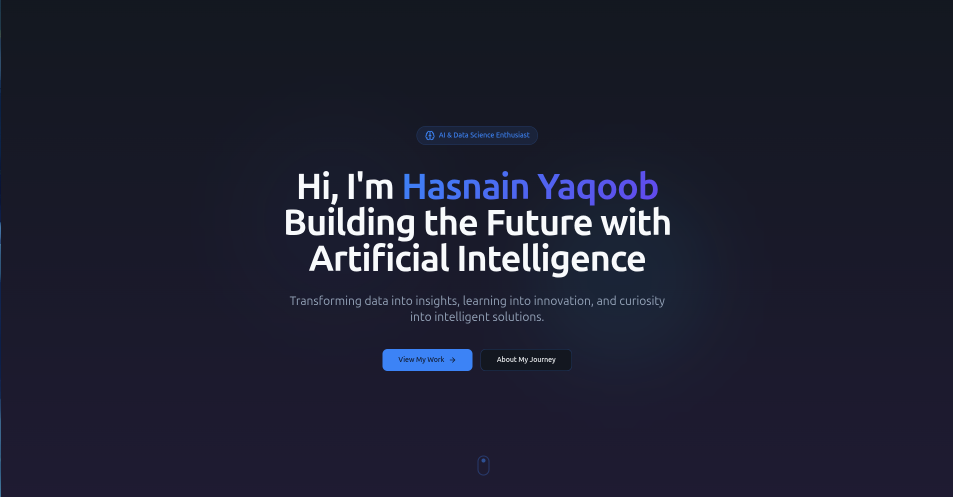
#> input picture 02_Image_Transformations_and_Manipulation_Techniques/Portfolio.png, 1906 x 993 px, found by its file name (shown at 1/2 size)
$ python cropped.py
#> lines starting #> are read from the running program, lines starting #| are printed output that depends on the picture
import cv2 as cv

image = cv.imread('02_Image_Transformations_and_Manipulation_Techniques/Portfolio.png', 1)
#> image is the input picture: shape (993, 1906, 3); mean B, G, R 48.3, 31.4, 29.9

if image is not None:
    cropped = image[300:800, 500:1400]
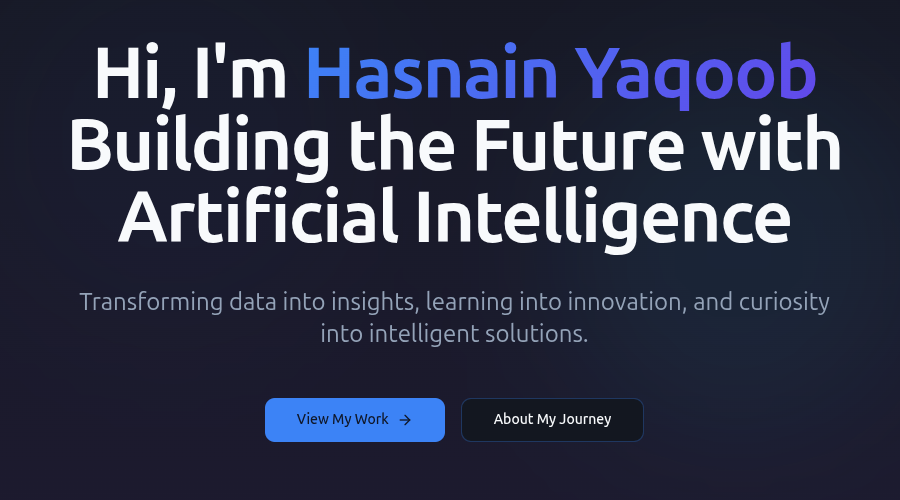
#> cropped: shape (500, 900, 3); mean B, G, R 71.5, 50.8, 46.5
    cv.imshow('Cropped Image', cropped)
    cv.waitKey(0)
    cv.destroyAllWindows()
